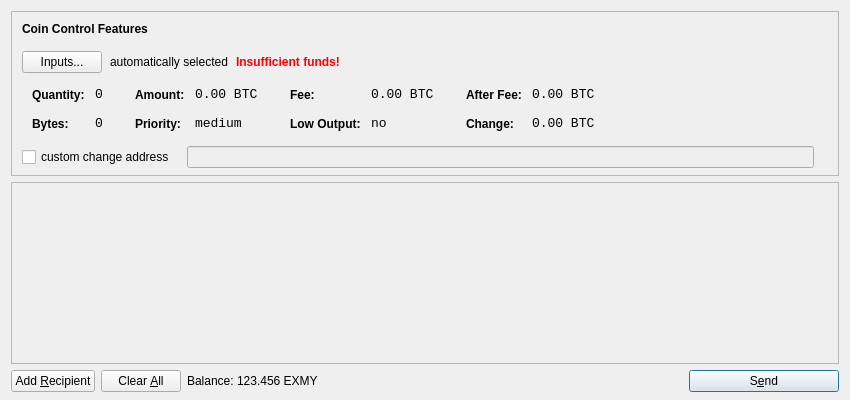
<?xml version="1.0" encoding="UTF-8"?>
<ui version="4.0">
 <class>SendCoinsDialog</class>
 <widget class="QDialog" name="SendCoinsDialog">
  <property name="geometry">
   <rect>
    <x>0</x>
    <y>0</y>
    <width>850</width>
    <height>400</height>
   </rect>
  </property>
  <property name="windowTitle">
   <string>Send Coins</string>
  </property>
  <layout class="QVBoxLayout" name="verticalLayout" stretch="0,1,0">
   <property name="bottomMargin">
    <number>8</number>
   </property>
   <item>
    <widget class="QFrame" name="frameCoinControl">
     <property name="sizePolicy">
      <sizepolicy hsizetype="Expanding" vsizetype="Expanding">
       <horstretch>0</horstretch>
       <verstretch>0</verstretch>
      </sizepolicy>
     </property>
     <property name="maximumSize">
      <size>
       <width>16777215</width>
       <height>16777215</height>
      </size>
     </property>
     <property name="frameShape">
      <enum>QFrame::StyledPanel</enum>
     </property>
     <property name="frameShadow">
      <enum>QFrame::Sunken</enum>
     </property>
     <layout class="QVBoxLayout" name="verticalLayoutCoinControl2">
      <property name="spacing">
       <number>-1</number>
      </property>
      <property name="leftMargin">
       <number>0</number>
      </property>
      <property name="topMargin">
       <number>0</number>
      </property>
      <property name="rightMargin">
       <number>0</number>
      </property>
      <property name="bottomMargin">
       <number>6</number>
      </property>
      <item>
       <layout class="QVBoxLayout" name="verticalLayoutCoinControl" stretch="0,0,0,0,1">
        <property name="spacing">
         <number>0</number>
        </property>
        <property name="leftMargin">
         <number>10</number>
        </property>
        <property name="topMargin">
         <number>10</number>
        </property>
        <item>
         <layout class="QHBoxLayout" name="horizontalLayoutCoinControl1">
          <property name="bottomMargin">
           <number>15</number>
          </property>
          <item>
           <widget class="QLabel" name="labelCoinControlFeatures">
            <property name="sizePolicy">
             <sizepolicy hsizetype="Preferred" vsizetype="Maximum">
              <horstretch>0</horstretch>
              <verstretch>0</verstretch>
             </sizepolicy>
            </property>
            <property name="font">
             <font>
              <weight>75</weight>
              <bold>true</bold>
             </font>
            </property>
            <property name="styleSheet">
             <string notr="true">font-weight:bold;</string>
            </property>
            <property name="text">
             <string>Coin Control Features</string>
            </property>
           </widget>
          </item>
         </layout>
        </item>
        <item>
         <layout class="QHBoxLayout" name="horizontalLayoutCoinControl2" stretch="0,0,0,0">
          <property name="spacing">
           <number>8</number>
          </property>
          <property name="bottomMargin">
           <number>10</number>
          </property>
          <item>
           <widget class="QPushButton" name="pushButtonCoinControl">
            <property name="styleSheet">
             <string notr="true"/>
            </property>
            <property name="text">
             <string>Inputs...</string>
            </property>
           </widget>
          </item>
          <item>
           <widget class="QLabel" name="labelCoinControlAutomaticallySelected">
            <property name="text">
             <string>automatically selected</string>
            </property>
            <property name="margin">
             <number>5</number>
            </property>
           </widget>
          </item>
          <item>
           <widget class="QLabel" name="labelCoinControlInsuffFunds">
            <property name="font">
             <font>
              <weight>75</weight>
              <bold>true</bold>
             </font>
            </property>
            <property name="styleSheet">
             <string notr="true">color:red;font-weight:bold;</string>
            </property>
            <property name="text">
             <string>Insufficient funds!</string>
            </property>
            <property name="margin">
             <number>5</number>
            </property>
           </widget>
          </item>
          <item>
           <spacer name="horizontalSpacerCoinControl">
            <property name="orientation">
             <enum>Qt::Horizontal</enum>
            </property>
            <property name="sizeHint" stdset="0">
             <size>
              <width>40</width>
              <height>1</height>
             </size>
            </property>
           </spacer>
          </item>
         </layout>
        </item>
        <item>
         <widget class="QWidget" name="widgetCoinControl" native="true">
          <property name="sizePolicy">
           <sizepolicy hsizetype="Preferred" vsizetype="Preferred">
            <horstretch>0</horstretch>
            <verstretch>0</verstretch>
           </sizepolicy>
          </property>
          <property name="minimumSize">
           <size>
            <width>0</width>
            <height>0</height>
           </size>
          </property>
          <property name="styleSheet">
           <string notr="true"/>
          </property>
          <layout class="QHBoxLayout" name="horizontalLayoutCoinControl5">
           <property name="margin">
            <number>0</number>
           </property>
           <item>
            <layout class="QHBoxLayout" name="horizontalLayoutCoinControl3" stretch="0,0,0,1">
             <property name="spacing">
              <number>20</number>
             </property>
             <property name="topMargin">
              <number>0</number>
             </property>
             <property name="bottomMargin">
              <number>10</number>
             </property>
             <item>
              <layout class="QFormLayout" name="formLayoutCoinControl1">
               <property name="horizontalSpacing">
                <number>10</number>
               </property>
               <property name="verticalSpacing">
                <number>14</number>
               </property>
               <property name="leftMargin">
                <number>10</number>
               </property>
               <property name="topMargin">
                <number>4</number>
               </property>
               <property name="rightMargin">
                <number>6</number>
               </property>
               <item row="0" column="0">
                <widget class="QLabel" name="labelCoinControlQuantityText">
                 <property name="styleSheet">
                  <string notr="true">font-weight:bold;</string>
                 </property>
                 <property name="text">
                  <string>Quantity:</string>
                 </property>
                 <property name="margin">
                  <number>0</number>
                 </property>
                </widget>
               </item>
               <item row="0" column="1">
                <widget class="QLabel" name="labelCoinControlQuantity">
                 <property name="font">
                  <font>
                   <family>Monospace</family>
                   <pointsize>10</pointsize>
                  </font>
                 </property>
                 <property name="cursor">
                  <cursorShape>IBeamCursor</cursorShape>
                 </property>
                 <property name="contextMenuPolicy">
                  <enum>Qt::ActionsContextMenu</enum>
                 </property>
                 <property name="text">
                  <string notr="true">0</string>
                 </property>
                 <property name="margin">
                  <number>0</number>
                 </property>
                 <property name="textInteractionFlags">
                  <set>Qt::LinksAccessibleByMouse|Qt::TextSelectableByKeyboard|Qt::TextSelectableByMouse</set>
                 </property>
                </widget>
               </item>
               <item row="1" column="0">
                <widget class="QLabel" name="labelCoinControlBytesText">
                 <property name="styleSheet">
                  <string notr="true">font-weight:bold;</string>
                 </property>
                 <property name="text">
                  <string>Bytes:</string>
                 </property>
                </widget>
               </item>
               <item row="1" column="1">
                <widget class="QLabel" name="labelCoinControlBytes">
                 <property name="font">
                  <font>
                   <family>Monospace</family>
                   <pointsize>10</pointsize>
                  </font>
                 </property>
                 <property name="cursor">
                  <cursorShape>IBeamCursor</cursorShape>
                 </property>
                 <property name="contextMenuPolicy">
                  <enum>Qt::ActionsContextMenu</enum>
                 </property>
                 <property name="text">
                  <string notr="true">0</string>
                 </property>
                 <property name="textInteractionFlags">
                  <set>Qt::LinksAccessibleByMouse|Qt::TextSelectableByKeyboard|Qt::TextSelectableByMouse</set>
                 </property>
                </widget>
               </item>
              </layout>
             </item>
             <item>
              <layout class="QFormLayout" name="formLayoutCoinControl2">
               <property name="horizontalSpacing">
                <number>10</number>
               </property>
               <property name="verticalSpacing">
                <number>14</number>
               </property>
               <property name="leftMargin">
                <number>6</number>
               </property>
               <property name="topMargin">
                <number>4</number>
               </property>
               <property name="rightMargin">
                <number>6</number>
               </property>
               <item row="0" column="0">
                <widget class="QLabel" name="labelCoinControlAmountText">
                 <property name="styleSheet">
                  <string notr="true">font-weight:bold;</string>
                 </property>
                 <property name="text">
                  <string>Amount:</string>
                 </property>
                 <property name="margin">
                  <number>0</number>
                 </property>
                </widget>
               </item>
               <item row="0" column="1">
                <widget class="QLabel" name="labelCoinControlAmount">
                 <property name="font">
                  <font>
                   <family>Monospace</family>
                   <pointsize>10</pointsize>
                  </font>
                 </property>
                 <property name="cursor">
                  <cursorShape>IBeamCursor</cursorShape>
                 </property>
                 <property name="contextMenuPolicy">
                  <enum>Qt::ActionsContextMenu</enum>
                 </property>
                 <property name="text">
                  <string notr="true">0.00 BTC</string>
                 </property>
                 <property name="textInteractionFlags">
                  <set>Qt::LinksAccessibleByMouse|Qt::TextSelectableByKeyboard|Qt::TextSelectableByMouse</set>
                 </property>
                </widget>
               </item>
               <item row="1" column="0">
                <widget class="QLabel" name="labelCoinControlPriorityText">
                 <property name="styleSheet">
                  <string notr="true">font-weight:bold;</string>
                 </property>
                 <property name="text">
                  <string>Priority:</string>
                 </property>
                </widget>
               </item>
               <item row="1" column="1">
                <widget class="QLabel" name="labelCoinControlPriority">
                 <property name="font">
                  <font>
                   <family>Monospace</family>
                   <pointsize>10</pointsize>
                  </font>
                 </property>
                 <property name="cursor">
                  <cursorShape>IBeamCursor</cursorShape>
                 </property>
                 <property name="contextMenuPolicy">
                  <enum>Qt::ActionsContextMenu</enum>
                 </property>
                 <property name="text">
                  <string>medium</string>
                 </property>
                 <property name="textInteractionFlags">
                  <set>Qt::LinksAccessibleByMouse|Qt::TextSelectableByKeyboard|Qt::TextSelectableByMouse</set>
                 </property>
                </widget>
               </item>
              </layout>
             </item>
             <item>
              <layout class="QFormLayout" name="formLayoutCoinControl3">
               <property name="horizontalSpacing">
                <number>10</number>
               </property>
               <property name="verticalSpacing">
                <number>14</number>
               </property>
               <property name="leftMargin">
                <number>6</number>
               </property>
               <property name="topMargin">
                <number>4</number>
               </property>
               <property name="rightMargin">
                <number>6</number>
               </property>
               <item row="0" column="0">
                <widget class="QLabel" name="labelCoinControlFeeText">
                 <property name="styleSheet">
                  <string notr="true">font-weight:bold;</string>
                 </property>
                 <property name="text">
                  <string>Fee:</string>
                 </property>
                 <property name="margin">
                  <number>0</number>
                 </property>
                </widget>
               </item>
               <item row="0" column="1">
                <widget class="QLabel" name="labelCoinControlFee">
                 <property name="font">
                  <font>
                   <family>Monospace</family>
                   <pointsize>10</pointsize>
                  </font>
                 </property>
                 <property name="cursor">
                  <cursorShape>IBeamCursor</cursorShape>
                 </property>
                 <property name="contextMenuPolicy">
                  <enum>Qt::ActionsContextMenu</enum>
                 </property>
                 <property name="text">
                  <string notr="true">0.00 BTC</string>
                 </property>
                 <property name="textInteractionFlags">
                  <set>Qt::LinksAccessibleByMouse|Qt::TextSelectableByKeyboard|Qt::TextSelectableByMouse</set>
                 </property>
                </widget>
               </item>
               <item row="1" column="0">
                <widget class="QLabel" name="labelCoinControlLowOutputText">
                 <property name="styleSheet">
                  <string notr="true">font-weight:bold;</string>
                 </property>
                 <property name="text">
                  <string>Low Output:</string>
                 </property>
                </widget>
               </item>
               <item row="1" column="1">
                <widget class="QLabel" name="labelCoinControlLowOutput">
                 <property name="font">
                  <font>
                   <family>Monospace</family>
                   <pointsize>10</pointsize>
                  </font>
                 </property>
                 <property name="cursor">
                  <cursorShape>IBeamCursor</cursorShape>
                 </property>
                 <property name="contextMenuPolicy">
                  <enum>Qt::ActionsContextMenu</enum>
                 </property>
                 <property name="text">
                  <string>no</string>
                 </property>
                 <property name="textInteractionFlags">
                  <set>Qt::LinksAccessibleByMouse|Qt::TextSelectableByKeyboard|Qt::TextSelectableByMouse</set>
                 </property>
                </widget>
               </item>
              </layout>
             </item>
             <item>
              <layout class="QFormLayout" name="formLayoutCoinControl4">
               <property name="horizontalSpacing">
                <number>10</number>
               </property>
               <property name="verticalSpacing">
                <number>14</number>
               </property>
               <property name="leftMargin">
                <number>6</number>
               </property>
               <property name="topMargin">
                <number>4</number>
               </property>
               <property name="rightMargin">
                <number>6</number>
               </property>
               <item row="0" column="0">
                <widget class="QLabel" name="labelCoinControlAfterFeeText">
                 <property name="styleSheet">
                  <string notr="true">font-weight:bold;</string>
                 </property>
                 <property name="text">
                  <string>After Fee:</string>
                 </property>
                 <property name="margin">
                  <number>0</number>
                 </property>
                </widget>
               </item>
               <item row="0" column="1">
                <widget class="QLabel" name="labelCoinControlAfterFee">
                 <property name="font">
                  <font>
                   <family>Monospace</family>
                   <pointsize>10</pointsize>
                  </font>
                 </property>
                 <property name="cursor">
                  <cursorShape>IBeamCursor</cursorShape>
                 </property>
                 <property name="contextMenuPolicy">
                  <enum>Qt::ActionsContextMenu</enum>
                 </property>
                 <property name="text">
                  <string notr="true">0.00 BTC</string>
                 </property>
                 <property name="textInteractionFlags">
                  <set>Qt::LinksAccessibleByMouse|Qt::TextSelectableByKeyboard|Qt::TextSelectableByMouse</set>
                 </property>
                </widget>
               </item>
               <item row="1" column="0">
                <widget class="QLabel" name="labelCoinControlChangeText">
                 <property name="styleSheet">
                  <string notr="true">font-weight:bold;</string>
                 </property>
                 <property name="text">
                  <string>Change:</string>
                 </property>
                </widget>
               </item>
               <item row="1" column="1">
                <widget class="QLabel" name="labelCoinControlChange">
                 <property name="font">
                  <font>
                   <family>Monospace</family>
                   <pointsize>10</pointsize>
                  </font>
                 </property>
                 <property name="cursor">
                  <cursorShape>IBeamCursor</cursorShape>
                 </property>
                 <property name="contextMenuPolicy">
                  <enum>Qt::ActionsContextMenu</enum>
                 </property>
                 <property name="text">
                  <string notr="true">0.00 BTC</string>
                 </property>
                 <property name="textInteractionFlags">
                  <set>Qt::LinksAccessibleByMouse|Qt::TextSelectableByKeyboard|Qt::TextSelectableByMouse</set>
                 </property>
                </widget>
               </item>
              </layout>
             </item>
            </layout>
           </item>
          </layout>
         </widget>
        </item>
        <item>
         <layout class="QHBoxLayout" name="horizontalLayoutCoinControl4" stretch="0,0,0">
          <property name="spacing">
           <number>12</number>
          </property>
          <property name="sizeConstraint">
           <enum>QLayout::SetDefaultConstraint</enum>
          </property>
          <property name="topMargin">
           <number>5</number>
          </property>
          <property name="rightMargin">
           <number>5</number>
          </property>
          <item>
           <widget class="QCheckBox" name="checkBoxCoinControlChange">
            <property name="text">
             <string>custom change address</string>
            </property>
           </widget>
          </item>
          <item>
           <widget class="QLineEdit" name="lineEditCoinControlChange">
            <property name="enabled">
             <bool>false</bool>
            </property>
            <property name="sizePolicy">
             <sizepolicy hsizetype="Expanding" vsizetype="Fixed">
              <horstretch>0</horstretch>
              <verstretch>0</verstretch>
             </sizepolicy>
            </property>
           </widget>
          </item>
          <item>
           <widget class="QLabel" name="labelCoinControlChangeLabel">
            <property name="sizePolicy">
             <sizepolicy hsizetype="Preferred" vsizetype="Expanding">
              <horstretch>0</horstretch>
              <verstretch>0</verstretch>
             </sizepolicy>
            </property>
            <property name="minimumSize">
             <size>
              <width>0</width>
              <height>0</height>
             </size>
            </property>
            <property name="text">
             <string/>
            </property>
            <property name="margin">
             <number>3</number>
            </property>
           </widget>
          </item>
         </layout>
        </item>
        <item>
         <spacer name="verticalSpacerCoinControl">
          <property name="orientation">
           <enum>Qt::Vertical</enum>
          </property>
          <property name="sizeHint" stdset="0">
           <size>
            <width>800</width>
            <height>1</height>
           </size>
          </property>
         </spacer>
        </item>
       </layout>
      </item>
     </layout>
    </widget>
   </item>
   <item>
    <widget class="QScrollArea" name="scrollArea">
     <property name="widgetResizable">
      <bool>true</bool>
     </property>
     <widget class="QWidget" name="scrollAreaWidgetContents">
      <property name="geometry">
       <rect>
        <x>0</x>
        <y>0</y>
        <width>830</width>
        <height>165</height>
       </rect>
      </property>
      <layout class="QVBoxLayout" name="verticalLayout_2">
       <property name="margin">
        <number>0</number>
       </property>
       <item>
        <layout class="QVBoxLayout" name="entries">
         <property name="spacing">
          <number>6</number>
         </property>
        </layout>
       </item>
       <item>
        <spacer name="verticalSpacer">
         <property name="orientation">
          <enum>Qt::Vertical</enum>
         </property>
         <property name="sizeHint" stdset="0">
          <size>
           <width>20</width>
           <height>40</height>
          </size>
         </property>
        </spacer>
       </item>
      </layout>
     </widget>
    </widget>
   </item>
   <item>
    <layout class="QHBoxLayout" name="horizontalLayout">
     <item>
      <widget class="QPushButton" name="addButton">
       <property name="toolTip">
        <string>Send to multiple recipients at once</string>
       </property>
       <property name="text">
        <string>Add &amp;Recipient</string>
       </property>
       <property name="icon">
        <iconset resource="../bitcoin.qrc">
         <normaloff>:/icons/add</normaloff>:/icons/add</iconset>
       </property>
       <property name="autoDefault">
        <bool>false</bool>
       </property>
      </widget>
     </item>
     <item>
      <widget class="QPushButton" name="clearButton">
       <property name="sizePolicy">
        <sizepolicy hsizetype="Minimum" vsizetype="Fixed">
         <horstretch>0</horstretch>
         <verstretch>0</verstretch>
        </sizepolicy>
       </property>
       <property name="toolTip">
        <string>Remove all transaction fields</string>
       </property>
       <property name="text">
        <string>Clear &amp;All</string>
       </property>
       <property name="icon">
        <iconset resource="../bitcoin.qrc">
         <normaloff>:/icons/remove</normaloff>:/icons/remove</iconset>
       </property>
       <property name="autoRepeatDelay">
        <number>300</number>
       </property>
       <property name="autoDefault">
        <bool>false</bool>
       </property>
      </widget>
     </item>
     <item>
      <layout class="QHBoxLayout" name="horizontalLayout_2">
       <property name="spacing">
        <number>3</number>
       </property>
       <item>
        <widget class="QLabel" name="label">
         <property name="text">
          <string>Balance:</string>
         </property>
        </widget>
       </item>
       <item>
        <widget class="QLabel" name="labelBalance">
         <property name="cursor">
          <cursorShape>IBeamCursor</cursorShape>
         </property>
         <property name="text">
          <string>123.456 EXMY</string>
         </property>
         <property name="textInteractionFlags">
          <set>Qt::LinksAccessibleByMouse|Qt::TextSelectableByKeyboard|Qt::TextSelectableByMouse</set>
         </property>
        </widget>
       </item>
      </layout>
     </item>
     <item>
      <spacer name="horizontalSpacer">
       <property name="orientation">
        <enum>Qt::Horizontal</enum>
       </property>
       <property name="sizeHint" stdset="0">
        <size>
         <width>40</width>
         <height>20</height>
        </size>
       </property>
      </spacer>
     </item>
     <item>
      <widget class="QPushButton" name="sendButton">
       <property name="minimumSize">
        <size>
         <width>150</width>
         <height>0</height>
        </size>
       </property>
       <property name="toolTip">
        <string>Confirm the send action</string>
       </property>
       <property name="text">
        <string>S&amp;end</string>
       </property>
       <property name="icon">
        <iconset resource="../bitcoin.qrc">
         <normaloff>:/icons/send</normaloff>:/icons/send</iconset>
       </property>
       <property name="default">
        <bool>true</bool>
       </property>
      </widget>
     </item>
    </layout>
   </item>
  </layout>
 </widget>
 <resources>
  <include location="../bitcoin.qrc"/>
 </resources>
 <connections/>
</ui>
